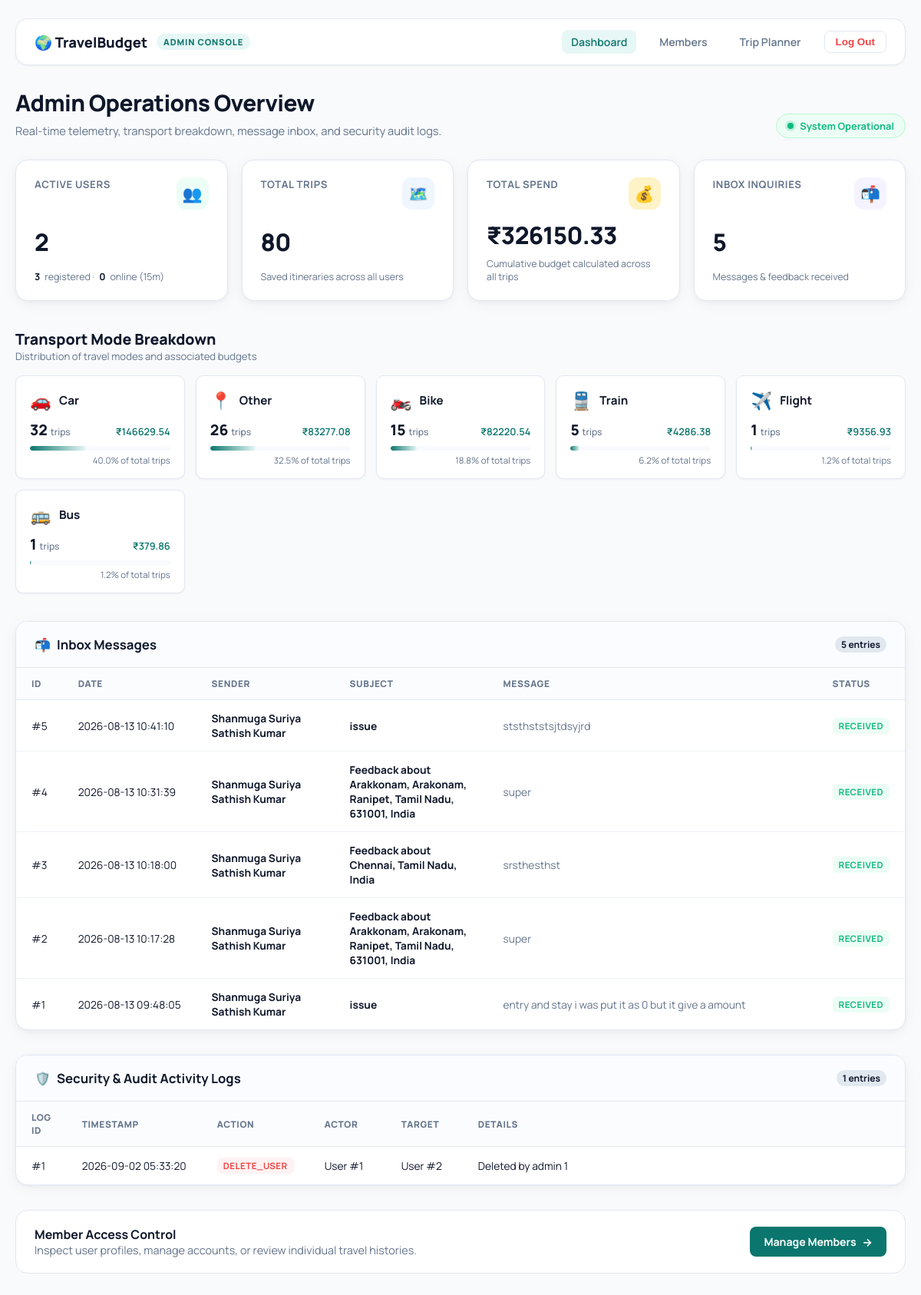
The page /admin/dashboard (signed in) on the database its author committed.
### tables this page shows
CREATE TABLE inbox_entries (
                id INTEGER PRIMARY KEY AUTOINCREMENT,
                user_id INTEGER,
                name TEXT,
                email TEXT,
                subject TEXT,
                message TEXT,
                created_at TEXT DEFAULT CURRENT_TIMESTAMP
            );

CREATE TABLE audit_logs (
            id INTEGER PRIMARY KEY AUTOINCREMENT,
            actor_user_id INTEGER,
            action TEXT,
            target_user_id INTEGER,
            details TEXT,
            created_at TEXT DEFAULT CURRENT_TIMESTAMP
        );

### app.py (the view)
@app.route('/admin/dashboard')
@login_required
@require_admin
def admin_dashboard():
    conn = get_db()
    try:
        total_users = conn.execute("SELECT COUNT(*) FROM users").fetchone()[0]
        active_users = conn.execute("SELECT COUNT(*) FROM users WHERE is_active=1").fetchone()[0]
        online_users = conn.execute("SELECT COUNT(*) FROM users WHERE last_seen > datetime('now','-15 minutes')").fetchone()[0]
    except Exception:
        total_users = active_users = online_users = 0
    try:
        total_trips = conn.execute("SELECT COUNT(*) FROM trips").fetchone()[0]
        total_spend_row = conn.execute("SELECT COALESCE(SUM(total_budget), 0) FROM trips").fetchone()[0]
        total_spend = round(float(total_spend_row), 2) if total_spend_row else 0.0
    except Exception:
        total_trips = 0
        total_spend = 0.0
    transport_breakdown = []
    try:
        rows = conn.execute("""
            SELECT COALESCE(NULLIF(transport_mode, ''), 'other') as mode,
                   COUNT(*) as count,
                   COALESCE(SUM(total_budget), 0) as spend
            FROM trips
            GROUP BY mode
            ORDER BY count DESC
        """).fetchall()
        grand_trips = sum(r["count"] for r in rows) or 1
        mode_icons = {
            "car": "🚗",
            "bike": "🏍️",
            "bus": "🚌",
            "train": "🚆",
            "flight": "✈️",
            "walk": "🚶",
            "other": "📍",
        }
        transport_breakdown = [
            {
                "mode": r["mode"],
                "label": r["mode"].capitalize(),
                "icon": mode_icons.get(r["mode"].lower(), "📍"),
                "count": r["count"],
                "spend": round(float(r["spend"]), 2),
                "percentage": round((r["count"] / grand_trips) * 100, 1),
            }
            for r in rows
        ]
    except Exception:
        transport_breakdown = []
    recent_audits = []
    try:
        rows = conn.execute("""
            SELECT id, actor_user_id, action, target_user_id, details, created_at
            FROM audit_logs
            ORDER BY id DESC
            LIMIT 15
        """).fetchall()
        recent_audits = [dict(r) for r in rows]
    except Exception:
        recent_audits = []
    feedback_count = 0
    inbox_entries = []
    try:
        feedback_count = conn.execute("SELECT COUNT(*) FROM inbox_entries").fetchone()[0]
        fb_rows = conn.execute("""
            SELECT id, user_id, name, email, subject, message, created_at
            FROM inbox_entries
            ORDER BY id DESC
            LIMIT 25
        """).fetchall()
        inbox_entries = [dict(r) for r in fb_rows]
    except Exception:
        feedback_count = 0
        inbox_entries = []
    conn.close()
    return render_template(
        'admin_dashboard.html',
        total_users=total_users,
        active_users=active_users,
        online_users=online_users,
        total_trips=total_trips,
        total_spend=total_spend,
        transport_breakdown=transport_breakdown,
        recent_audits=recent_audits,
        feedback_count=feedback_count,
        inbox_entries=inbox_entries,
    )

### app.py (called while the page is built)
def get_db():
    conn = sqlite3.connect("travel_budget.db")
    conn.row_factory = sqlite3.Row
    return conn

@app.before_request
def update_last_seen():
    user_id = session.get('user_id')
    if user_id:
        try:
            conn = get_db()
            conn.execute('UPDATE users SET last_seen = CURRENT_TIMESTAMP WHERE id = ?', (user_id,))
            conn.commit()
            conn.close()
        except Exception:
            pass

@app.context_processor
def inject_user():
    is_admin = False
    logged_in = 'user_id' in session
    user_name = session.get('user_name')
    if logged_in:
        try:
            conn = get_db()
            row = conn.execute('SELECT is_admin FROM users WHERE id=?', (session['user_id'],)).fetchone()
            conn.close()
            is_admin = False
            if row:
                try:
                    is_admin = bool(row['is_admin'])
                except Exception:
                    is_admin = False
        except Exception:
            is_admin = False
    return dict(is_admin=is_admin, logged_in=logged_in, user_name=user_name)

def login_required(view):
    @wraps(view)
    def wrapped_view(*args, **kwargs):
        if "user_id" not in session:
            return redirect(url_for("login", next=request.path))
        return view(*args, **kwargs)
    return wrapped_view

def require_admin(view):
    @wraps(view)
    def wrapped_admin(*args, **kwargs):
        if "user_id" not in session:
            return redirect(url_for("login", next=request.path))
        conn = get_db()
        user = conn.execute("SELECT is_admin FROM users WHERE id=?", (session["user_id"],)).fetchone()
        conn.close()
        is_admin = False
        if not user:
            return Response("Forbidden", status=403)
        try:
            is_admin = bool(user['is_admin'])
        except Exception:
            is_admin = False
        if not is_admin:
            return Response("Forbidden", status=403)
        return view(*args, **kwargs)
    return wrapped_admin

### templates/admin_dashboard.html (shortened to what this page needs)
<!doctype html>
<html lang="en">
<head>
  <link rel="stylesheet" href="{{ url_for('static', filename='style.css') }}">
  <link rel="stylesheet" href="{{ url_for('static', filename='admin.css') }}">
</head>
<body>
  <div class="admin-shell">
    <header class="admin-navbar">
      <div class="brand-wrap">
        <a href="/" class="brand-link">🌍 TravelBudget</a>
        <span class="admin-badge-pill">Admin Console</span>
      </div>
      <nav class="nav-links">
        <a href="/admin/dashboard" class="nav-link active">Dashboard</a>
        <a href="/admin/members" class="nav-link">Members</a>
        <a href="/planner" class="nav-link">Trip Planner</a>
        <form id="logout-form" action="/logout" method="post" style="display:inline; margin:0;">
          <button type="submit" class="logout-btn-nav">Log Out</button>
        </form>
      </nav>
    </header>
    <section class="admin-header">
      <div>
        <h1>Admin Operations Overview</h1>
        <p>Real-time telemetry, transport breakdown, message inbox, and security audit logs.</p>
      </div>
      <div class="status-pill">
        <span class="status-dot"></span>
        <span>System Operational</span>
      </div>
    </section>
    <section class="dashboard-section">
      <div class="kpi-grid">
        <div class="kpi-card">
          <div class="kpi-top">
            <p class="kpi-label">Active Users</p>
            <div class="kpi-icon" style="background:#ecfdf5; color:#10b981;">👥</div>
          </div>
          <div class="kpi-value">{{ active_users }}</div>
          <p class="kpi-meta"><strong>{{ total_users }}</strong> registered · <strong>{{ online_users }}</strong> online (15m)</p>
        </div>
        <div class="kpi-card">
          <div class="kpi-top">
            <p class="kpi-label">Total Trips</p>
            <div class="kpi-icon" style="background:#eff6ff; color:#3b82f6;">🗺️</div>
          </div>
          <div class="kpi-value">{{ total_trips }}</div>
          <p class="kpi-meta">Saved itineraries across all users</p>
        </div>
        <div class="kpi-card">
          <div class="kpi-top">
            <p class="kpi-label">Total Spend</p>
            <div class="kpi-icon" style="background:#fef3c7; color:#d97706;">💰</div>
          </div>
          <div class="kpi-value">₹{{ '%.2f'|format(total_spend) }}</div>
          <p class="kpi-meta">Cumulative budget calculated across all trips</p>
        </div>
        <div class="kpi-card">
          <div class="kpi-top">
            <p class="kpi-label">Inbox Inquiries</p>
            <div class="kpi-icon" style="background:#f5f3ff; color:#8b5cf6;">📬</div>
          </div>
          <div class="kpi-value">{{ feedback_count }}</div>
          <p class="kpi-meta">Messages & feedback received</p>
        </div>
      </div>
    </section>
    <section class="dashboard-section">
      <div class="section-head">
        <div>
          <h2>Transport Mode Breakdown</h2>
          <p>Distribution of travel modes and associated budgets</p>
        </div>
      </div>
      {% if transport_breakdown %}
      <div class="transport-grid">
        {% for item in transport_breakdown %}
        <div class="transport-card">
          <div class="transport-head">
            <span class="transport-icon">{{ item.icon }}</span>
            <span class="transport-title">{{ item.label }}</span>
          </div>
          <div class="transport-stats">
            <span class="transport-count">{{ item.count }} <small style="font-size:0.75rem; color:var(--text-muted); font-weight:500;">trips</small></span>
            <span class="transport-spend">₹{{ '%.2f'|format(item.spend) }}</span>
          </div>
          <div class="transport-bar-bg">
            <div class="transport-bar-fill" style="width: {{ item.percentage }}%;"></div>
          </div>
          <div class="transport-pct">{{ item.percentage }}% of total trips</div>
        </div>
        {% endfor %}
      </div>
      {% endif %}
    </section>
    <div class="tables-grid">
      <section class="dashboard-section" style="margin-bottom:0;">
        <div class="table-card">
          <div class="table-card-head">
            <h3><span>📬</span> Inbox Messages</h3>
            <span class="count-pill">{{ inbox_entries|length }} entries</span>
          </div>
          {% if inbox_entries %}
          <div class="table-responsive">
            <table class="modern-table">
              <thead>
                <tr>
                  <th style="width: 60px;">ID</th>
                  <th style="width: 150px;">Date</th>
                  <th style="width: 180px;">Sender</th>
                  <th style="width: 200px;">Subject</th>
                  <th>Message</th>
                  <th style="width: 90px;">Status</th>
                </tr>
              </thead>
              <tbody>
                {% for entry in inbox_entries %}
                <tr>
                  <td>#{{ entry.id }}</td>
                  <td class="date-text">{{ entry.created_at }}</td>
                  <td>
                    <strong>{{ entry.name or 'Anonymous User' }}</strong>
                  </td>
                  <td><strong>{{ entry.subject or 'Trip Feedback' }}</strong></td>
                  <td><div class="message-preview" title="{{ entry.message }}">{{ entry.message }}</div></td>
                  <td><span class="badge badge-success">Received</span></td>
                </tr>
                {% endfor %}
              </tbody>
            </table>
          </div>
          {% else %}
          <div class="empty-state">
            <div class="empty-state-icon">📭</div>
            <p>Your inbox is empty. No user feedback messages received yet.</p>
          </div>
          {% endif %}
        </div>
      </section>
      <section class="dashboard-section" style="margin-bottom:0;">
        <div class="table-card">
          <div class="table-card-head">
            <h3><span>🛡️</span> Security & Audit Activity Logs</h3>
            <span class="count-pill">{{ recent_audits|length }} entries</span>
          </div>
          {% if recent_audits %}
          <div class="table-responsive">
            <table class="modern-table">
              <thead>
                <tr>
                  <th style="width: 60px;">Log ID</th>
                  <th style="width: 160px;">Timestamp</th>
                  <th style="width: 140px;">Action</th>
                  <th style="width: 100px;">Actor</th>
                  <th style="width: 100px;">Target</th>
                  <th>Details</th>
                </tr>
              </thead>
              <tbody>
                {% for log in recent_audits %}
                <tr>
                  <td>#{{ log.id }}</td>
                  <td class="date-text">{{ log.created_at }}</td>
                  <td>
                    {% if 'delete' in (log.action|lower) %}
                    <span class="badge badge-danger">{{ log.action }}</span>
                    {% elif 'create' in (log.action|lower) %}
                    <span class="badge badge-success">{{ log.action }}</span>
                    {% else %}
                    <span class="badge badge-info">{{ log.action }}</span>
                    {% endif %}
                  </td>
                  <td>User #{{ log.actor_user_id }}</td>
                  <td>{% if log.target_user_id %}User #{{ log.target_user_id }}{% else %}—{% endif %}</td>
                  <td>{{ log.details }}</td>
                </tr>
                {% endfor %}
              </tbody>
            </table>
          </div>
          {% else %}
          <div class="empty-state">
            <div class="empty-state-icon">📋</div>
            <p>No recent administrative audit activity recorded.</p>
          </div>
          {% endif %}
        </div>
      </section>
    </div>
    <section class="actions-card">
      <div>
        <strong>Member Access Control</strong>
        <p>Inspect user profiles, manage accounts, or review individual travel histories.</p>
      </div>
      <a href="{{ url_for('admin_members') }}" class="btn-admin">
        <span>Manage Members</span>
        <span>→</span>
      </a>
    </section>
  </div>
</body>
</html>

### static/style.css (style rules this page uses)
* { margin: 0; padding: 0; box-sizing: border-box; }
body { font-family: 'Segoe UI', Tahoma, sans-serif; background: linear-gradient(135deg, #667eea, #764ba2); min-height: 100vh; padding: 30px; color: #2c3e50; }
h1 { color: #2c3e50; }
button { padding: 14px 24px; background: #4f46e5; color: white; border: none; border-radius: 10px; cursor: pointer; font-size: 15px; font-weight: 600; }

### rows shown on the page
inbox_entries: id "5", created_at "2026-08-13 10:41:10", name "Shanmuga Suriya Sathish Kumar", subject "issue", message "ststhststsjtdsyjrd"
inbox_entries: id "4", created_at "2026-08-13 10:31:39", name "Shanmuga Suriya Sathish Kumar", subject "Feedback about Arakkonam, Arakonam, Ranipet, Tamil Nadu, 631001, India", message "super"
inbox_entries: id "3", created_at "2026-08-13 10:18:00", name "Shanmuga Suriya Sathish Kumar", subject "Feedback about Chennai, Tamil Nadu, India", message "srsthesthst"
inbox_entries: id "2", created_at "2026-08-13 10:17:28", name "Shanmuga Suriya Sathish Kumar", subject "Feedback about Arakkonam, Arakonam, Ranipet, Tamil Nadu, 631001, India", message "super"
inbox_entries: id "1", created_at "2026-08-13 09:48:05", name "Shanmuga Suriya Sathish Kumar", subject "issue", message "entry and stay i was put it as 0 but it give a amount"
audit_logs: id "1", created_at "2026-09-02 05:33:20", action "DELETE_USER", actor_user_id "1", target_user_id "2", details "Deleted by admin 1"

### other values the page prints
{{ active_users }} "2"
{{ total_users }} "3"
{{ online_users }} "0"
{{ total_trips }} "80"
{{ '%.2f'|format(total_spend) }} "326150.33"
{{ feedback_count }} "5"
{{ item.icon }} "🚗" "📍" "🏍️" "🚆" "✈️" "🚌"
{{ item.label }} "Car" "Other" "Bike" "Train" "Flight" "Bus"
{{ item.count }} "32" "26" "15" "5" "1" "1"
{{ '%.2f'|format(item.spend) }} "146629.54" "83277.08" "82220.54" "4286.38" "9356.93" "379.86"
{{ item.percentage }} "40.0" "32.5" "18.8" "6.2" "1.2" "1.2"
{{ inbox_entries|length }} "5"
{{ recent_audits|length }} "1"
